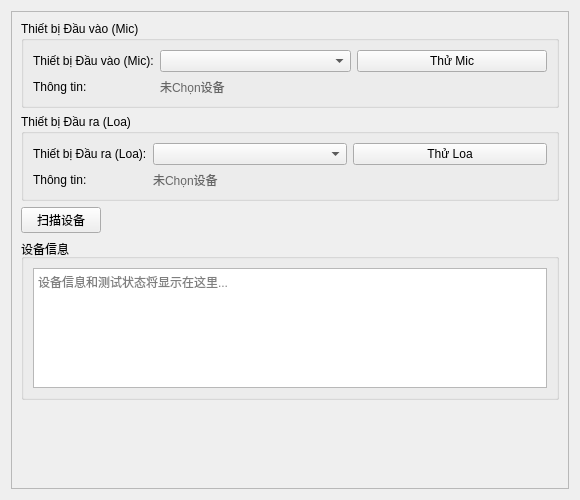
<?xml version="1.0" encoding="UTF-8"?>
<ui version="4.0">
 <class>AudioWidget</class>
 <widget class="QWidget" name="AudioWidget">
  <property name="geometry">
   <rect>
    <x>0</x>
    <y>0</y>
    <width>580</width>
    <height>500</height>
   </rect>
  </property>
  <property name="windowTitle">
   <string>Âm thanh</string>
  </property>
  <layout class="QVBoxLayout" name="verticalLayout">
   <item>
    <widget class="QScrollArea" name="scrollArea">
     <property name="widgetResizable">
      <bool>true</bool>
     </property>
     <widget class="QWidget" name="scrollAreaWidgetContents">
      <property name="geometry">
       <rect>
        <x>0</x>
        <y>0</y>
        <width>578</width>
        <height>480</height>
       </rect>
      </property>
      <layout class="QVBoxLayout" name="contentLayout">
       <item>
        <widget class="QGroupBox" name="input_device_group">
         <property name="title">
          <string>Thiết bị Đầu vào (Mic)</string>
         </property>
         <layout class="QFormLayout" name="input_layout">
          <item row="0" column="0">
           <widget class="QLabel" name="label_input_device">
            <property name="text">
             <string>Thiết bị Đầu vào (Mic):</string>
            </property>
           </widget>
          </item>
          <item row="0" column="1">
           <layout class="QHBoxLayout" name="input_device_layout">
            <item>
             <widget class="QComboBox" name="input_device_combo">
              <property name="placeholderText">
               <string>请Chọn麦克风设备...</string>
              </property>
             </widget>
            </item>
            <item>
             <widget class="QPushButton" name="test_input_btn">
              <property name="text">
               <string>Thử Mic</string>
              </property>
             </widget>
            </item>
           </layout>
          </item>
          <item row="1" column="0">
           <widget class="QLabel" name="label_input_info">
            <property name="text">
             <string>Thông tin:</string>
            </property>
           </widget>
          </item>
          <item row="1" column="1">
           <widget class="QLabel" name="input_info_label">
            <property name="text">
             <string>未Chọn设备</string>
            </property>
            <property name="styleSheet">
             <string>color: #666;</string>
            </property>
           </widget>
          </item>
         </layout>
        </widget>
       </item>
       <item>
        <widget class="QGroupBox" name="output_device_group">
         <property name="title">
          <string>Thiết bị Đầu ra (Loa)</string>
         </property>
         <layout class="QFormLayout" name="output_layout">
          <item row="0" column="0">
           <widget class="QLabel" name="label_output_device">
            <property name="text">
             <string>Thiết bị Đầu ra (Loa):</string>
            </property>
           </widget>
          </item>
          <item row="0" column="1">
           <layout class="QHBoxLayout" name="output_device_layout">
            <item>
             <widget class="QComboBox" name="output_device_combo">
              <property name="placeholderText">
               <string>请Chọn扬声器设备...</string>
              </property>
             </widget>
            </item>
            <item>
             <widget class="QPushButton" name="test_output_btn">
              <property name="text">
               <string>Thử Loa</string>
              </property>
             </widget>
            </item>
           </layout>
          </item>
          <item row="1" column="0">
           <widget class="QLabel" name="label_output_info">
            <property name="text">
             <string>Thông tin:</string>
            </property>
           </widget>
          </item>
          <item row="1" column="1">
           <widget class="QLabel" name="output_info_label">
            <property name="text">
             <string>未Chọn设备</string>
            </property>
            <property name="styleSheet">
             <string>color: #666;</string>
            </property>
           </widget>
          </item>
         </layout>
        </widget>
       </item>
       <item>
        <layout class="QHBoxLayout" name="scan_layout">
         <item>
          <widget class="QPushButton" name="scan_devices_btn">
           <property name="text">
            <string>扫描设备</string>
           </property>
          </widget>
         </item>
         <item>
          <spacer name="scan_spacer">
           <property name="orientation">
            <enum>Qt::Horizontal</enum>
           </property>
           <property name="sizeHint" stdset="0">
            <size>
             <width>40</width>
             <height>20</height>
            </size>
           </property>
          </spacer>
         </item>
        </layout>
       </item>
       <item>
        <widget class="QGroupBox" name="status_group">
         <property name="title">
          <string>设备信息</string>
         </property>
         <layout class="QVBoxLayout" name="status_layout">
          <item>
           <widget class="QTextEdit" name="status_text">
            <property name="maximumSize">
             <size>
              <width>16777215</width>
              <height>120</height>
             </size>
            </property>
            <property name="readOnly">
             <bool>true</bool>
            </property>
            <property name="placeholderText">
             <string>设备信息和测试状态将显示在这里...</string>
            </property>
           </widget>
          </item>
         </layout>
        </widget>
       </item>
       <item>
        <spacer name="verticalSpacer">
         <property name="orientation">
          <enum>Qt::Vertical</enum>
         </property>
         <property name="sizeHint" stdset="0">
          <size>
           <width>20</width>
           <height>40</height>
          </size>
         </property>
        </spacer>
       </item>
      </layout>
     </widget>
    </widget>
   </item>
  </layout>
 </widget>
 <resources/>
 <connections/>
</ui>
